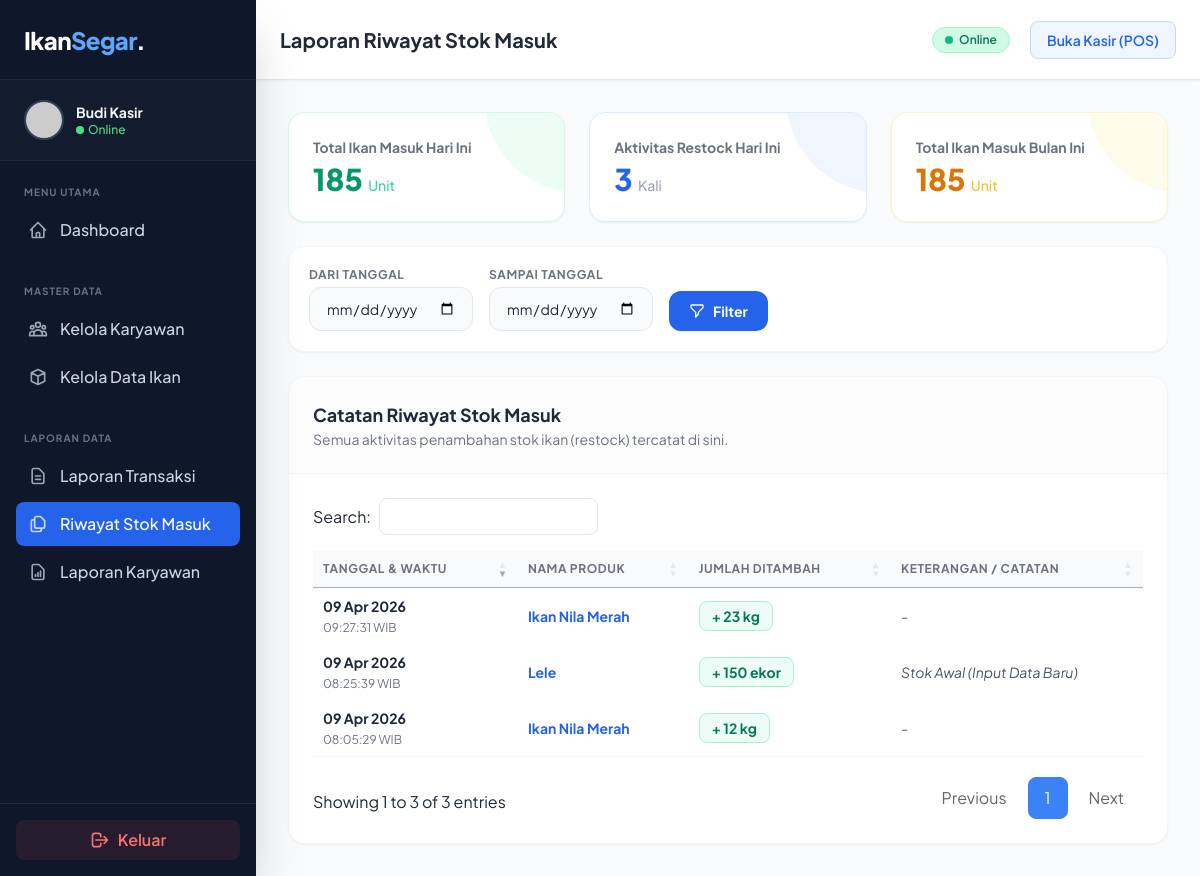
The page /admin/riwayat_stok.php (signed in) on the database its author committed.
### tables this page shows
CREATE TABLE `riwayat_stok` (
  `id` int(11) NOT NULL,
  `ikan_id` int(11) NOT NULL,
  `jumlah_tambah` int(11) NOT NULL,
  `tanggal_tambah` datetime NOT NULL DEFAULT current_timestamp(),
  `keterangan` varchar(255) DEFAULT 'Restock (Tambah Stok)'
);

CREATE TABLE `ikan` (
  `id` int(11) NOT NULL,
  `nama_ikan` varchar(100) NOT NULL,
  `deskripsi` text DEFAULT NULL,
  `harga` int(11) NOT NULL,
  `stok` int(11) NOT NULL DEFAULT 0,
  `satuan` varchar(20) NOT NULL DEFAULT 'kg',
  `gambar` varchar(255) DEFAULT 'default.jpg',
  `status_aktif` tinyint(1) NOT NULL DEFAULT 1,
  `created_at` timestamp NOT NULL DEFAULT current_timestamp(),
  `updated_at` timestamp NOT NULL DEFAULT current_timestamp() ON UPDATE current_timestamp()
);

### admin/riwayat_stok.php (the view, shortened to what this page needs)
<?php
require_once '../koneksi.php';
$hari_ini = date('Y-m-d');
$bulan_ini = date('Y-m');
$q_hari_ini = mysqli_query($koneksi, "SELECT SUM(jumlah_tambah) as total_ikan, COUNT(id) as total_aktivitas FROM riwayat_stok WHERE DATE(tanggal_tambah) = '$hari_ini'");
$data_hari_ini = mysqli_fetch_assoc($q_hari_ini);
$ikan_hari_ini = $data_hari_ini['total_ikan'] ? $data_hari_ini['total_ikan'] : 0;
$aktivitas_hari_ini = $data_hari_ini['total_aktivitas'] ? $data_hari_ini['total_aktivitas'] : 0;
$q_bulan_ini = mysqli_query($koneksi, "SELECT SUM(jumlah_tambah) as total_ikan FROM riwayat_stok WHERE DATE_FORMAT(tanggal_tambah, '%Y-%m') = '$bulan_ini'");
$data_bulan_ini = mysqli_fetch_assoc($q_bulan_ini);
$ikan_bulan_ini = $data_bulan_ini['total_ikan'] ? $data_bulan_ini['total_ikan'] : 0;
$filter_mulai = isset($_GET['tgl_mulai']) ? mysqli_real_escape_string($koneksi, $_GET['tgl_mulai']) : '';
$filter_selesai = isset($_GET['tgl_selesai']) ? mysqli_real_escape_string($koneksi, $_GET['tgl_selesai']) : '';
$where_clause = "";
$query_riwayat = mysqli_query($koneksi, "
    SELECT r.*, i.nama_ikan, i.satuan
    FROM riwayat_stok r
    LEFT JOIN ikan i ON r.ikan_id = i.id
    $where_clause
    ORDER BY r.tanggal_tambah DESC
");
include '../components/header.php';
?>
<link rel="stylesheet" href="https://cdn.datatables.net/1.13.7/css/jquery.dataTables.min.css">
<link rel="stylesheet" href="https://cdn.datatables.net/buttons/2.4.2/css/buttons.dataTables.min.css">
<?php include '../components/sidebar.php'; ?>
<main class="flex-1 flex flex-col h-screen overflow-hidden bg-gray-50">
    <?php include '../components/navbar.php'; ?>
    <div class="flex-1 overflow-y-auto p-4 sm:p-6 lg:p-8 relative">
        <div class="grid grid-cols-1 md:grid-cols-3 gap-6 mb-6">
            <div class="bg-white rounded-2xl p-6 shadow-sm border border-emerald-100 relative overflow-hidden group">
                <div
                    class="absolute right-0 top-0 w-24 h-24 bg-emerald-50 rounded-bl-full -mr-4 -mt-4 transition-transform group-hover:scale-110">
                </div>
                <p class="text-sm font-bold text-gray-500 mb-1 relative z-10">Total Ikan Masuk Hari Ini</p>
                <h3 class="text-3xl font-extrabold text-emerald-600 relative z-10">
                    <?php echo number_format($ikan_hari_ini, 0, ',', '.'); ?> <span
                        class="text-sm font-medium text-emerald-400">Unit</span></h3>
            </div>
            <div class="bg-white rounded-2xl p-6 shadow-sm border border-blue-100 relative overflow-hidden group">
                <div
                    class="absolute right-0 top-0 w-24 h-24 bg-blue-50 rounded-bl-full -mr-4 -mt-4 transition-transform group-hover:scale-110">
                </div>
                <p class="text-sm font-bold text-gray-500 mb-1 relative z-10">Aktivitas Restock Hari Ini</p>
                <h3 class="text-3xl font-extrabold text-blue-600 relative z-10"><?php echo $aktivitas_hari_ini; ?> <span
                        class="text-sm font-medium text-gray-400">Kali</span></h3>
            </div>
            <div class="bg-white rounded-2xl p-6 shadow-sm border border-amber-100 relative overflow-hidden group">
                <div
                    class="absolute right-0 top-0 w-24 h-24 bg-amber-50 rounded-bl-full -mr-4 -mt-4 transition-transform group-hover:scale-110">
                </div>
                <p class="text-sm font-bold text-gray-500 mb-1 relative z-10">Total Ikan Masuk Bulan Ini</p>
                <h3 class="text-3xl font-extrabold text-amber-600 relative z-10">
                    <?php echo number_format($ikan_bulan_ini, 0, ',', '.'); ?> <span
                        class="text-sm font-medium text-amber-400">Unit</span></h3>
            </div>
        </div>
        <div
            class="bg-white rounded-2xl p-5 shadow-sm border border-gray-100 mb-6 flex flex-col md:flex-row md:items-end justify-between gap-4">
            <form action="riwayat_stok.php" method="GET" class="flex flex-col sm:flex-row sm:items-end gap-4 flex-1">
                <div>
                    <label class="block text-xs font-bold text-gray-500 uppercase tracking-wider mb-1">Dari
                        Tanggal</label>
                    <input type="date" name="tgl_mulai" value="<?php echo $filter_mulai; ?>" required
                        class="px-4 py-2.5 rounded-xl border border-gray-200 focus:border-blue-500 outline-none bg-gray-50 focus:bg-white text-sm">
                </div>
                <div>
                    <label class="block text-xs font-bold text-gray-500 uppercase tracking-wider mb-1">Sampai
                        Tanggal</label>
                    <input type="date" name="tgl_selesai" value="<?php echo $filter_selesai; ?>" required
                        class="px-4 py-2.5 rounded-xl border border-gray-200 focus:border-blue-500 outline-none bg-gray-50 focus:bg-white text-sm">
                </div>
                <div class="flex gap-2">
                    <button type="submit"
                        class="px-5 py-2.5 bg-blue-600 hover:bg-blue-700 text-white font-bold rounded-xl transition shadow-sm text-sm flex items-center gap-2">
                        <svg class="w-4 h-4" fill="none" stroke="currentColor" viewBox="0 0 24 24">
                            <path stroke-linecap="round" stroke-linejoin="round" stroke-width="2"
                                d="M3 4a1 1 0 011-1h16a1 1 0 011 1v2.586a1 1 0 01-.293.707l-6.414 6.414a1 1 0 00-.293.707V17l-4 4v-6.586a1 1 0 00-.293-.707L3.293 7.293A1 1 0 013 6.586V4z">
                            </path>
                        </svg>
                        Filter
                    </button>
                </div>
            </form>
        </div>
        <div class="bg-white rounded-2xl shadow-sm border border-gray-100 overflow-hidden">
            <div
                class="p-6 border-b border-gray-100 flex flex-col sm:flex-row sm:items-center justify-between gap-4 bg-gray-50/50">
                <div>
                    <h2 class="text-lg font-bold text-gray-800">
                        Catatan Riwayat Stok Masuk
                    </h2>
                    <p class="text-sm text-gray-500">Semua aktivitas penambahan stok ikan (restock) tercatat di sini.
                    </p>
                </div>
            </div>
            <div class="overflow-x-auto w-full">
                <table id="tabel-riwayat-stok" class="w-full text-left whitespace-nowrap">
                    <thead>
                        <tr class="bg-gray-50 text-gray-500 text-xs uppercase tracking-wider">
                            <th class="p-4 font-semibold">Tanggal & Waktu</th>
                            <th class="p-4 font-semibold">Nama Produk</th>
                            <th class="p-4 font-semibold">Jumlah Ditambah</th>
                            <th class="p-4 font-semibold">Keterangan / Catatan</th>
                        </tr>
                    </thead>
                    <tbody class="text-sm text-gray-700">
                        <?php if ($query_riwayat && mysqli_num_rows($query_riwayat) > 0): ?>
                            <?php while ($row = mysqli_fetch_assoc($query_riwayat)): ?>
                                <tr class="hover:bg-blue-50/30 transition-colors border-b border-gray-50">
                                    <td class="p-4 text-left text-gray-500"
                                        data-order="<?php echo strtotime($row['tanggal_tambah']); ?>">
                                        <span
                                            class="font-bold text-gray-800 block"><?php echo date('d M Y', strtotime($row['tanggal_tambah'])); ?></span>
                                        <span class="text-xs"><?php echo date('H:i:s', strtotime($row['tanggal_tambah'])); ?>
                                            WIB</span>
                                    </td>
                                    <td class="p-4 font-bold text-blue-600">
                                        <?php echo $row['nama_ikan'] ? htmlspecialchars($row['nama_ikan']) : '<i class="text-red-500 font-normal">Ikan Terhapus</i>'; ?>
                                    </td>
                                    <td class="p-4">
                                        <span
                                            class="inline-flex px-3 py-1 items-center rounded-lg bg-emerald-50 text-emerald-700 font-bold border border-emerald-200">
                                            + <?php echo number_format($row['jumlah_tambah'], 0, ',', '.'); ?>
                                            <?php echo $row['satuan']; ?>
                                        </span>
                                    </td>
                                    <td class="p-4 text-gray-600 italic">
                                        <?php echo htmlspecialchars($row['keterangan'] ? $row['keterangan'] : '-'); ?>
                                    </td>
                                </tr>
                            <?php endwhile; ?>
                        <?php endif; ?>
                    </tbody>
                </table>
            </div>
        </div>
    </div>
</main>
<?php include '../components/footer.php'; ?>

### components/header.php (style rules this page uses)
body { font-family: 'Plus Jakarta Sans', sans-serif; }

### admin/riwayat_stok.php (style rules this page uses)
table.dataTable.no-footer { border-bottom: 1px solid #f1f5f9; }
table.dataTable thead th, table.dataTable thead td { border-bottom: 1px solid #f1f5f9; }

### rows shown on the page
riwayat_stok: tanggal_tambah "09 Apr 2026", tanggal_tambah "09:27:31", ikan.nama_ikan "Ikan Nila Merah", jumlah_tambah "23", ikan.satuan "kg", keterangan "-"
riwayat_stok: tanggal_tambah "09 Apr 2026", tanggal_tambah "08:25:39", ikan.nama_ikan "Lele", jumlah_tambah "150", ikan.satuan "ekor", keterangan "Stok Awal (Input Data Baru)"
riwayat_stok: tanggal_tambah "09 Apr 2026", tanggal_tambah "08:05:29", ikan.nama_ikan "Ikan Nila Merah", jumlah_tambah "12", ikan.satuan "kg", keterangan "-"

### other values the page prints
$_SESSION['nama_lengkap'] "Budi Kasir"
$judul_halaman "Laporan Riwayat Stok Masuk"
$ikan_hari_ini "185"
$aktivitas_hari_ini "3"
$ikan_bulan_ini "185"
